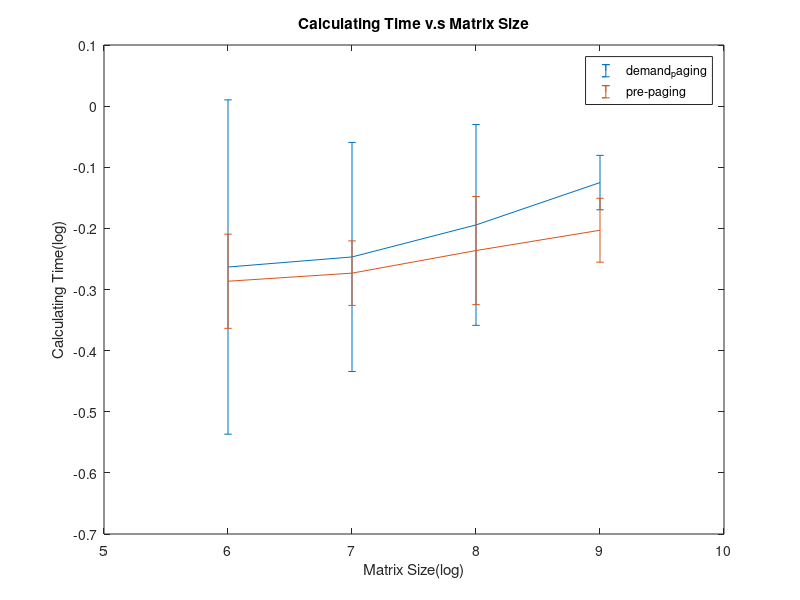

This figure's MATLAB source:
x = [6 7 8 9];
y1 = [-0.263221	-0.246759	-0.194382	-0.125041];
y1err = [0.273446	0.187384	0.164231	0.044543];
y2 = [-0.286463	-0.273238	-0.236276	-0.203052];
y2err = [0.077029	0.052764	0.088480	0.052285];
figure
plot(x, y1, x, y2);
errorbar(x, y1, y1err);
hold on;
errorbar(x, y2, y2err);
title("Calculating Time v.s Matrix Size");
xlabel("Matrix Size(log)");
ylabel("Calculating Time(log)");
legend("demand\_paging", "pre-paging");